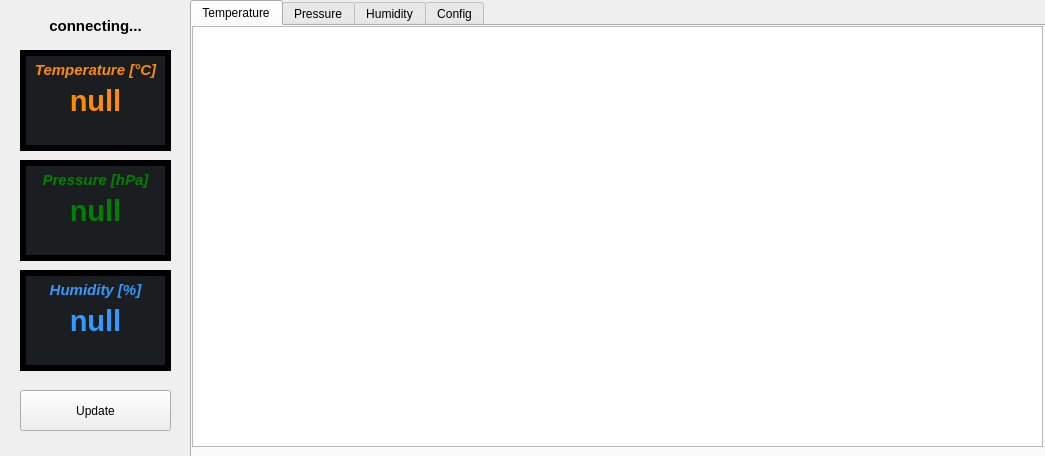
<?xml version="1.0" encoding="UTF-8"?>
<ui version="4.0">
 <class>Desktop_App</class>
 <widget class="QMainWindow" name="Desktop_App">
  <property name="geometry">
   <rect>
    <x>0</x>
    <y>0</y>
    <width>1045</width>
    <height>456</height>
   </rect>
  </property>
  <property name="windowTitle">
   <string>IIOT2_Desktop_App</string>
  </property>
  <widget class="QWidget" name="centralwidget">
   <widget class="QTabWidget" name="tabWidget">
    <property name="geometry">
     <rect>
      <x>190</x>
      <y>0</y>
      <width>861</width>
      <height>461</height>
     </rect>
    </property>
    <property name="tabPosition">
     <enum>QTabWidget::North</enum>
    </property>
    <property name="currentIndex">
     <number>0</number>
    </property>
    <property name="documentMode">
     <bool>false</bool>
    </property>
    <widget class="QWidget" name="tempTab">
     <attribute name="title">
      <string>Temperature</string>
     </attribute>
     <widget class="QChartView" name="tempChart">
      <property name="enabled">
       <bool>true</bool>
      </property>
      <property name="geometry">
       <rect>
        <x>0</x>
        <y>0</y>
        <width>851</width>
        <height>421</height>
       </rect>
      </property>
      <property name="autoFillBackground">
       <bool>false</bool>
      </property>
      <property name="backgroundBrush">
       <brush brushstyle="NoBrush">
        <color alpha="255">
         <red>0</red>
         <green>0</green>
         <blue>0</blue>
        </color>
       </brush>
      </property>
      <property name="foregroundBrush">
       <brush brushstyle="NoBrush">
        <color alpha="255">
         <red>0</red>
         <green>0</green>
         <blue>0</blue>
        </color>
       </brush>
      </property>
     </widget>
    </widget>
    <widget class="QWidget" name="presTab">
     <attribute name="title">
      <string>Pressure</string>
     </attribute>
     <widget class="QChartView" name="presChart">
      <property name="geometry">
       <rect>
        <x>0</x>
        <y>0</y>
        <width>861</width>
        <height>421</height>
       </rect>
      </property>
     </widget>
    </widget>
    <widget class="QWidget" name="humidityTab">
     <attribute name="title">
      <string>Humidity</string>
     </attribute>
     <widget class="QChartView" name="humChart">
      <property name="geometry">
       <rect>
        <x>0</x>
        <y>0</y>
        <width>861</width>
        <height>421</height>
       </rect>
      </property>
      <property name="backgroundBrush">
       <brush brushstyle="NoBrush">
        <color alpha="0">
         <red>0</red>
         <green>0</green>
         <blue>0</blue>
        </color>
       </brush>
      </property>
     </widget>
    </widget>
    <widget class="QWidget" name="configTab">
     <attribute name="title">
      <string>Config</string>
     </attribute>
     <widget class="QLineEdit" name="configEdit">
      <property name="geometry">
       <rect>
        <x>30</x>
        <y>20</y>
        <width>341</width>
        <height>61</height>
       </rect>
      </property>
      <property name="inputMask">
       <string/>
      </property>
      <property name="maxLength">
       <number>4</number>
      </property>
     </widget>
     <widget class="QPushButton" name="tempLBButton">
      <property name="geometry">
       <rect>
        <x>30</x>
        <y>90</y>
        <width>161</width>
        <height>51</height>
       </rect>
      </property>
      <property name="text">
       <string>min. Temperature [°C]</string>
      </property>
     </widget>
     <widget class="QPushButton" name="tempUBButton">
      <property name="geometry">
       <rect>
        <x>210</x>
        <y>90</y>
        <width>161</width>
        <height>51</height>
       </rect>
      </property>
      <property name="text">
       <string>max. Temperature [°C]</string>
      </property>
     </widget>
     <widget class="QPushButton" name="presUBButton">
      <property name="geometry">
       <rect>
        <x>210</x>
        <y>160</y>
        <width>161</width>
        <height>51</height>
       </rect>
      </property>
      <property name="text">
       <string>max. Pressure [hPa]</string>
      </property>
     </widget>
     <widget class="QPushButton" name="presLBButton">
      <property name="geometry">
       <rect>
        <x>30</x>
        <y>160</y>
        <width>161</width>
        <height>51</height>
       </rect>
      </property>
      <property name="text">
       <string>min. Pressure [hPa]</string>
      </property>
     </widget>
     <widget class="QPushButton" name="humUBButton">
      <property name="geometry">
       <rect>
        <x>210</x>
        <y>230</y>
        <width>161</width>
        <height>51</height>
       </rect>
      </property>
      <property name="text">
       <string>max. Humidity [%]</string>
      </property>
     </widget>
     <widget class="QPushButton" name="humLBButton">
      <property name="geometry">
       <rect>
        <x>30</x>
        <y>230</y>
        <width>161</width>
        <height>51</height>
       </rect>
      </property>
      <property name="text">
       <string>min. Humidity [%]</string>
      </property>
     </widget>
    </widget>
   </widget>
   <widget class="QFrame" name="presFrame">
    <property name="geometry">
     <rect>
      <x>20</x>
      <y>160</y>
      <width>151</width>
      <height>101</height>
     </rect>
    </property>
    <property name="styleSheet">
     <string notr="true">background-color:#1b1e20; border:6px solid black;</string>
    </property>
    <property name="frameShape">
     <enum>QFrame::StyledPanel</enum>
    </property>
    <property name="frameShadow">
     <enum>QFrame::Raised</enum>
    </property>
    <widget class="QLabel" name="presLabel">
     <property name="geometry">
      <rect>
       <x>10</x>
       <y>10</y>
       <width>131</width>
       <height>20</height>
      </rect>
     </property>
     <property name="font">
      <font>
       <pointsize>11</pointsize>
       <weight>75</weight>
       <italic>true</italic>
       <bold>true</bold>
      </font>
     </property>
     <property name="styleSheet">
      <string notr="true">color:green;border: none;</string>
     </property>
     <property name="text">
      <string>Pressure [hPa]</string>
     </property>
     <property name="alignment">
      <set>Qt::AlignCenter</set>
     </property>
    </widget>
    <widget class="QLabel" name="pres">
     <property name="geometry">
      <rect>
       <x>10</x>
       <y>30</y>
       <width>131</width>
       <height>41</height>
      </rect>
     </property>
     <property name="font">
      <font>
       <pointsize>22</pointsize>
       <weight>75</weight>
       <italic>false</italic>
       <bold>true</bold>
      </font>
     </property>
     <property name="styleSheet">
      <string notr="true">color:green; border: none;</string>
     </property>
     <property name="text">
      <string>null</string>
     </property>
     <property name="textFormat">
      <enum>Qt::AutoText</enum>
     </property>
     <property name="scaledContents">
      <bool>false</bool>
     </property>
     <property name="alignment">
      <set>Qt::AlignCenter</set>
     </property>
    </widget>
    <widget class="QLabel" name="presBounds">
     <property name="geometry">
      <rect>
       <x>10</x>
       <y>70</y>
       <width>131</width>
       <height>20</height>
      </rect>
     </property>
     <property name="styleSheet">
      <string notr="true">border:none; color:green;</string>
     </property>
     <property name="text">
      <string>&lt;null;null&gt;</string>
     </property>
     <property name="alignment">
      <set>Qt::AlignCenter</set>
     </property>
    </widget>
   </widget>
   <widget class="QFrame" name="humFrame">
    <property name="geometry">
     <rect>
      <x>20</x>
      <y>270</y>
      <width>151</width>
      <height>101</height>
     </rect>
    </property>
    <property name="styleSheet">
     <string notr="true">background-color:#1b1e20; border:6px solid black;</string>
    </property>
    <property name="frameShape">
     <enum>QFrame::StyledPanel</enum>
    </property>
    <property name="frameShadow">
     <enum>QFrame::Raised</enum>
    </property>
    <widget class="QLabel" name="humLabel">
     <property name="geometry">
      <rect>
       <x>10</x>
       <y>10</y>
       <width>131</width>
       <height>20</height>
      </rect>
     </property>
     <property name="font">
      <font>
       <pointsize>11</pointsize>
       <weight>75</weight>
       <italic>true</italic>
       <bold>true</bold>
      </font>
     </property>
     <property name="styleSheet">
      <string notr="true">color:#3399ff; border: none;</string>
     </property>
     <property name="text">
      <string>Humidity [%]</string>
     </property>
     <property name="alignment">
      <set>Qt::AlignCenter</set>
     </property>
    </widget>
    <widget class="QLabel" name="hum">
     <property name="geometry">
      <rect>
       <x>10</x>
       <y>30</y>
       <width>131</width>
       <height>41</height>
      </rect>
     </property>
     <property name="font">
      <font>
       <pointsize>22</pointsize>
       <weight>75</weight>
       <italic>false</italic>
       <bold>true</bold>
      </font>
     </property>
     <property name="styleSheet">
      <string notr="true">color:#3399ff; border: none;</string>
     </property>
     <property name="text">
      <string>null</string>
     </property>
     <property name="textFormat">
      <enum>Qt::AutoText</enum>
     </property>
     <property name="scaledContents">
      <bool>false</bool>
     </property>
     <property name="alignment">
      <set>Qt::AlignCenter</set>
     </property>
    </widget>
    <widget class="QLabel" name="humBounds">
     <property name="geometry">
      <rect>
       <x>10</x>
       <y>70</y>
       <width>131</width>
       <height>20</height>
      </rect>
     </property>
     <property name="styleSheet">
      <string notr="true">border:none; color:#3399ff;</string>
     </property>
     <property name="text">
      <string>&lt;null;null&gt;</string>
     </property>
     <property name="alignment">
      <set>Qt::AlignCenter</set>
     </property>
    </widget>
   </widget>
   <widget class="QFrame" name="tempContainer">
    <property name="geometry">
     <rect>
      <x>20</x>
      <y>50</y>
      <width>151</width>
      <height>101</height>
     </rect>
    </property>
    <property name="styleSheet">
     <string notr="true">b</string>
    </property>
    <property name="frameShape">
     <enum>QFrame::StyledPanel</enum>
    </property>
    <property name="frameShadow">
     <enum>QFrame::Raised</enum>
    </property>
    <widget class="QFrame" name="tempFrame">
     <property name="geometry">
      <rect>
       <x>0</x>
       <y>0</y>
       <width>151</width>
       <height>101</height>
      </rect>
     </property>
     <property name="autoFillBackground">
      <bool>false</bool>
     </property>
     <property name="styleSheet">
      <string notr="true">background-color:#1b1e20; border:6px solid black;</string>
     </property>
     <property name="frameShape">
      <enum>QFrame::StyledPanel</enum>
     </property>
     <property name="frameShadow">
      <enum>QFrame::Raised</enum>
     </property>
     <widget class="QLabel" name="tempLabel">
      <property name="geometry">
       <rect>
        <x>10</x>
        <y>10</y>
        <width>131</width>
        <height>20</height>
       </rect>
      </property>
      <property name="font">
       <font>
        <pointsize>11</pointsize>
        <weight>75</weight>
        <italic>true</italic>
        <bold>true</bold>
       </font>
      </property>
      <property name="styleSheet">
       <string notr="true">color:#ff8c00; border: none;</string>
      </property>
      <property name="text">
       <string>Temperature [°C]</string>
      </property>
      <property name="alignment">
       <set>Qt::AlignCenter</set>
      </property>
     </widget>
     <widget class="QLabel" name="temp">
      <property name="geometry">
       <rect>
        <x>10</x>
        <y>30</y>
        <width>131</width>
        <height>41</height>
       </rect>
      </property>
      <property name="font">
       <font>
        <pointsize>22</pointsize>
        <weight>75</weight>
        <italic>false</italic>
        <bold>true</bold>
       </font>
      </property>
      <property name="styleSheet">
       <string notr="true">color:#ff8c00; border: none;</string>
      </property>
      <property name="text">
       <string>null</string>
      </property>
      <property name="textFormat">
       <enum>Qt::AutoText</enum>
      </property>
      <property name="scaledContents">
       <bool>false</bool>
      </property>
      <property name="alignment">
       <set>Qt::AlignCenter</set>
      </property>
     </widget>
     <widget class="QLabel" name="tempBounds">
      <property name="geometry">
       <rect>
        <x>10</x>
        <y>70</y>
        <width>131</width>
        <height>20</height>
       </rect>
      </property>
      <property name="styleSheet">
       <string notr="true">border:none; color:#ff8c00;</string>
      </property>
      <property name="text">
       <string>&lt;null;null&gt;</string>
      </property>
      <property name="alignment">
       <set>Qt::AlignCenter</set>
      </property>
     </widget>
    </widget>
   </widget>
   <widget class="QLabel" name="connectionLabel">
    <property name="geometry">
     <rect>
      <x>10</x>
      <y>0</y>
      <width>171</width>
      <height>51</height>
     </rect>
    </property>
    <property name="font">
     <font>
      <pointsize>11</pointsize>
      <weight>75</weight>
      <bold>true</bold>
     </font>
    </property>
    <property name="text">
     <string>connecting...</string>
    </property>
    <property name="alignment">
     <set>Qt::AlignCenter</set>
    </property>
   </widget>
   <widget class="QPushButton" name="updateButton">
    <property name="geometry">
     <rect>
      <x>20</x>
      <y>390</y>
      <width>151</width>
      <height>41</height>
     </rect>
    </property>
    <property name="text">
     <string>Update</string>
    </property>
   </widget>
  </widget>
 </widget>
 <customwidgets>
  <customwidget>
   <class>QChartView</class>
   <extends>QGraphicsView</extends>
   <header>QtCharts</header>
  </customwidget>
 </customwidgets>
 <resources/>
 <connections/>
</ui>
